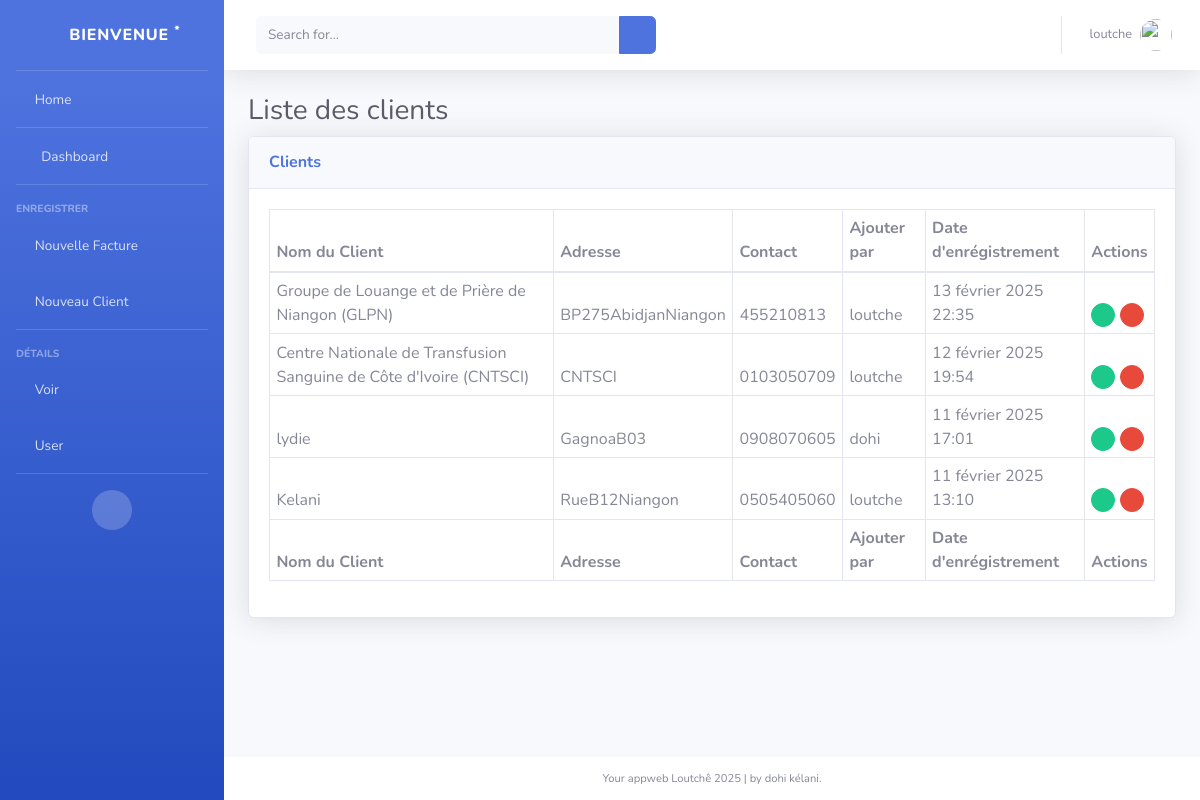
Before: /loutche/liste_client/ (signed in) with the older database file.
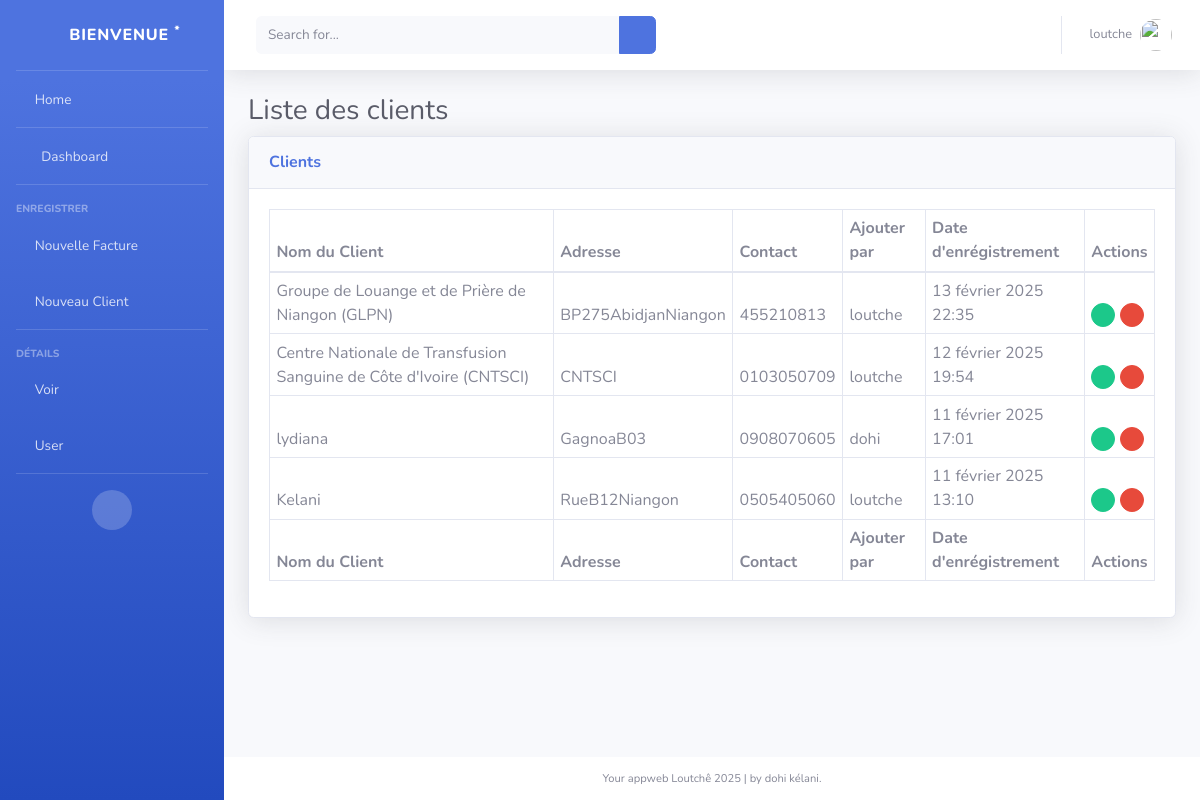
After: the same page with the newer database file.
### gestion_factures/models.py (models this page shows, shortened)
class Client(models.Model):
    nom = models.CharField(max_length=255, blank=False, null=False)
    contact = models.CharField(max_length=255, blank=True, null=True)
    adresse = models.CharField(max_length=225, blank=True, null=True)
    save_by = models.ForeignKey(User, on_delete=models.PROTECT, related_name='cliens')
    date_client = models.DateTimeField(auto_now_add=True)
    class Meta:
        ordering = ['-date_client']

### gestion_factures/views.py (the view)
# urls.py: path('<str:username>/liste_client/', liste_client, name='liste_client'),
@login_required(login_url='/')
@user_passes_test(is_user)
def liste_client(request, username, *args, **kwargs):
    user = User.objects.get(username=username)
    clients = Client.objects.all()
    return render(request, 'liste_client.html', {'clients': clients, 'user': user})

### gestion_factures/views.py (called while the page is built)
def is_user(user):
    return user.is_authenticated

### gestion_factures/templates/liste_client.html (shortened to what this page needs)
<!DOCTYPE html>
{% load static %}
<html lang="fr">
<head>
    <link href="{% static 'vendor/fontawesome-free/css/all.min.css' %}" rel="stylesheet" type="text/css">
    <link href="{% static 'css/sb-admin-2.min.css' %}" rel="stylesheet">
    <link href="{% static 'vendor/datatables/dataTables.bootstrap4.min.css' %}" rel="stylesheet">
</head>
<body id="page-top">
    <div id="wrapper">
        {% include "sidebar.html" %}
        <div id="content-wrapper" class="d-flex flex-column">
            <div id="content">
                {% include "navbar.html" %}
                <div class="container-fluid">
                    <h1 class="h3 mb-2 text-gray-800">Liste des clients</h1>
                    <div class="card shadow mb-4">
                        <div class="card-header py-3">
                            <h6 class="m-0 font-weight-bold text-primary">Clients</h6>
                        </div>
                        <div class="card-body">
                            <div class="table-responsive">
                                <table class="table table-bordered" id="dataTable" width="100%" cellspacing="0">
                                    <thead>
                                        <tr>
                                            <th>Nom du Client</th>
                                            <th>Adresse</th>
                                            <th>Contact</th>
                                            <th>Ajouter par</th>
                                            <th>Date d'enrégistrement</th>
                                            <th>Actions</th>
                                        </tr>
                                    </thead>
                                    <tfoot>
                                        <tr>
                                            <th>Nom du Client</th>
                                            <th>Adresse</th>
                                            <th>Contact</th>
                                            <th>Ajouter par</th>
                                            <th>Date d'enrégistrement</th>
                                            <th>Actions</th>
                                        </tr>
                                    </tfoot>
                                    <tbody>
                                        {% for client in clients %}
                                            <tr>
                                                <td>{{ client.nom }}</td>
                                                <td>{{ client.adresse }}</td>
                                                <td>{{ client.contact }}</td>
                                                <td>{{ client.save_by.username }}</td>
                                                <td>{{ client.date_client }}</td>
                                                <td>
                                                    <a href="{% url 'modifier_client' user.username client.id %}" class="btn btn-success btn-circle btn-sm">
                                                        <i class="fas fa-edit"></i>
                                                    </a>
                                                    {% if user.is_staff == True %}
                                                        <a href="" class="btn btn-danger btn-circle btn-sm">
                                                            <i class="fas fa-trash"></i>
                                                        </a>
                                                    {% endif %}
                                                </td>
                                            </tr>
                                        {% endfor %}
                                    </tbody>
                                </table>
                            </div>
                        </div>
                    </div>
                </div>
            </div>
            {% include "footer.html" %}
        </div>
    </div>
</body>
</html>

Changed rows visible on the page:
changed Client "GagnoaB03": nom "lydie" → "lydiana"
